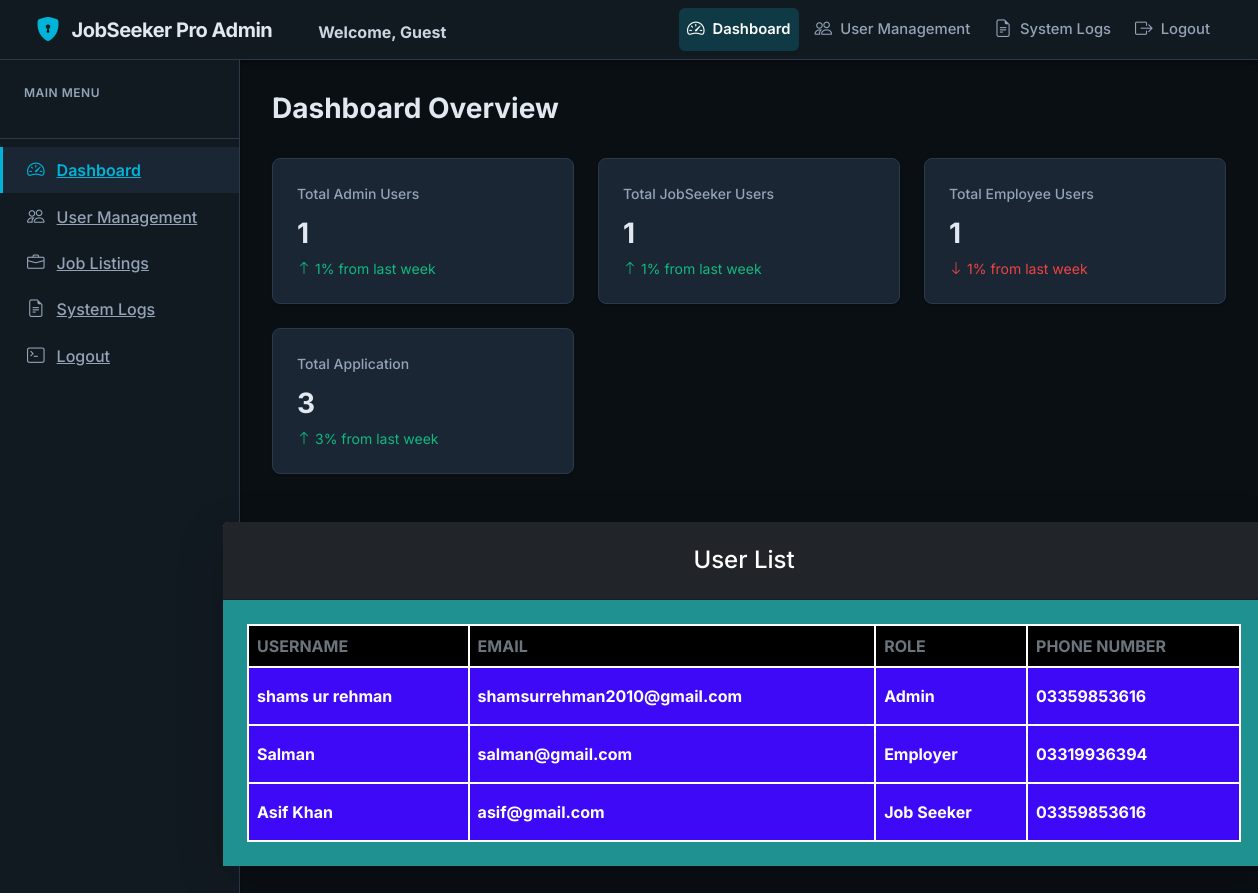
Screenshot of /admin-dashboard/ with the database file from the repository.
### Job_App/models.py (models this page shows, shortened)
class User(AbstractUser):
    ROLE_CHOICES = [
        ('JOB_SEEKER', 'Job Seeker'),
        ('EMPLOYER', 'Employer'),
        ('ADMIN', 'Admin'),
    ]
    role = models.CharField(max_length=20, choices=ROLE_CHOICES)
    phone_number = models.CharField(max_length=15, blank=True, null=True)
    profile_picture = models.ImageField(upload_to='profile_pics/', blank=True, null=True)
    bio = models.TextField(blank=True)

### Job_App/views.py (the view)
# urls.py: path('admin-dashboard/',my_view.Admin_Dashboard,name='Admin_Dashboard'),
def Admin_Dashboard(request):
    users=User.objects.all()
    admin_qs     = User.objects.filter(role='ADMIN')
    employee_qs  = User.objects.filter(role='EMPLOYER')
    jobseeker_qs = User.objects.filter(role='JOB_SEEKER')
    applications = JobApplication.objects.select_related('job', 'applicant').all()
    context={
        'total_admin':     admin_qs.count(),     # ints only
        'total_employee':  employee_qs.count(),
        'total_jobseeker': jobseeker_qs.count(),
        'users':users,
        'total_applications':applications.count(),
    }
    return render(request, 'User_Admin/Admin_Dashboard.html', context)

### templates/User_Admin/Admin_Dashboard.html (shortened to what this page needs)
{% extends 'User_Admin/base.html' %}
{% load static %}
{% block content %}
<div class="container py-5" style="margin-left:140px; margin-top:-350px; width: calc(100% - 50px);">
    <div class="row">
        <div class="col-lg-12 col-md-12">
            <div class="card shadow-lg border-0 rounded-lg" style="background-color: rgba(255, 255, 255, 0.85);">
                <div class="card-header bg-dark text-white text-center py-4 rounded-top-lg" style="background-color: rgba(12, 12, 12, 0.9);">
                    <h4 class="mb-0">User List</h4>
                </div>
                <div class="card-body p-4" style="background-color: rgb(32, 145, 145);">
                    <div class="table-responsive" style="background-color: rgb(175, 101, 101);">
                        <table class="table table-hover align-items-center mb-0">
                            <thead class="bg-light" style="background-color: rgb(32, 145, 145);">
                                <tr style="background-color: black;color: beige;">
                                    <th scope="col" class="text-uppercase text-secondary text-xxs font-weight-bolder"style="background-color:black;color:white;font-weight:bold;border:2px solid white;">Username</th>
                                    <th scope="col" class="text-uppercase text-secondary text-xxs font-weight-bolder"style="background-color:black;color:white;font-weight:bold;border:2px solid white;">Email</th>
                                    <th scope="col" class="text-uppercase text-secondary text-xxs font-weight-bolder"style="background-color:black;color:white;font-weight:bold;border:2px solid white;">Role</th>
                                    <th scope="col" class="text-uppercase text-secondary text-xxs font-weight-bolder"style="background-color:black;color:white;font-weight:bold;border:2px solid white;">Phone Number</th>
                                </tr>
                            </thead>
                            <tbody>
                                {% for user in users %}
                                <tr class="border-bottom"style="background-color:rgb(61, 9, 247);color:white;font-weight:bold;border:2px solid white;">
                                    <td class="py-3" style="background-color:rgb(61, 9, 247);color:white;font-weight:bold;border:2px solid white;">{{ user.username }}</td>
                                    <td class="py-3" style="background-color:rgb(61, 9, 247);color:white;font-weight:bold;border:2px solid white;">{{ user.email }}</td>
                                    <td class="py-3" style="background-color:rgb(61, 9, 247);color:white;font-weight:bold;border:2px solid white;">{{ user.get_role_display }}</td>
                                    <td class="py-3" style="background-color:rgb(61, 9, 247);color:white;font-weight:bold;border:2px solid white;">{{ user.phone_number|default:"Not Provided" }}</td>
                                </tr>
                                {% endfor %}
                            </tbody>
                        </table>
                    </div>
                </div>
            </div>
        </div>
    </div>
</div>
{% endblock %}

### templates/User_Admin/nav.html (style rules this page uses)
html, body { height: 100%; margin: 0; padding: 0; }
:root { --primary-500: #00b4d8; --primary-400: #0096c7; --primary-300: #0077b6; --primary-100: rgba(0, 180, 216, 0.1); --dark-900: #0a0f14; --dark-800: #121a21; --dark-700: #1a2633; --dark-600: #2a3a4a; --dark-500: #4b5565; --light-100: #e2e8f0; --light-200: #cbd5e1; --light-300: #94a3b8; --accent-green: #10b981; --accent-red: #ef4444; --accent-yellow: #f59e0b; --shadow-sm: 0 1px 2px 0 rgba(0, 0, 0, 0.25); --shadow-md: 0 4px 6px -1px rgba(0, 0, 0, 0.3), 0 2px 4px -1px rgba(0, 0, 0, 0.15); --shadow-lg: 0 10px 15px -3px rgba(0, 0, 0, 0.3), 0 4px 6px -2px rgba(0, 0, 0, 0.2); --radius-sm: 0.375rem; --radius-md: 0.5rem; --radius-lg: 1rem; --transition: all 0.2s cubic-bezier(0.4, 0, 0.2, 1); }
body { font-family: 'Inter', -apple-system, BlinkMacSystemFont, sans-serif; background-color: var(--dark-900); color: var(--light-200); line-height: 1.5; }

### rows the page displays
User: username "shams ur rehman", email "shamsurrehman2010@gmail.com", role "Admin", phone_number "03359853616"
User: username "Salman", email "salman@gmail.com", role "Employer", phone_number "03319936394"
User: username "Asif Khan", email "asif@gmail.com", role "Job Seeker", phone_number "03359853616"

### other values shown
{{ total_admin }} "1"
{{ total_jobseeker }} "1"
{{ total_employee }} "1"
{{ total_applications }} "3"
